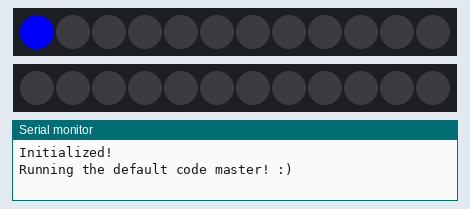
Recording of a sketch running on a simulated Arduino Uno, built with avr-gcc and run on an emulated ATmega328P. On the bench: 2 × 12 RGB LEDs in strip order, left to right, the last lines printed to the serial monitor. Dim RGB values are drawn brighter than linear.

Above: at 0.11 s.
At 5.52 s:
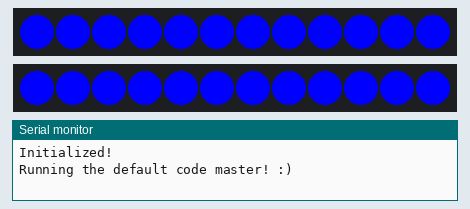
At 10.92 s:
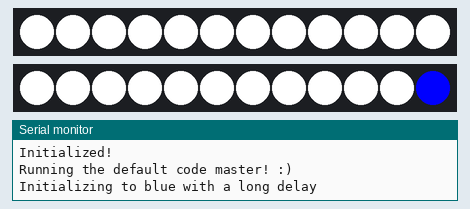
At 17.2 s:
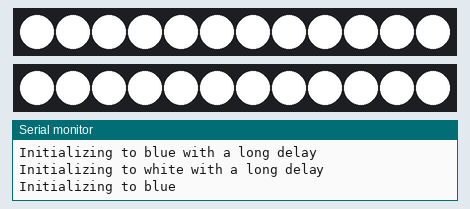
At 24.0 s:
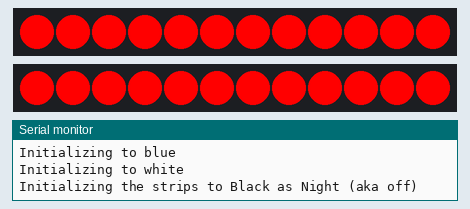
At 39.83 s:
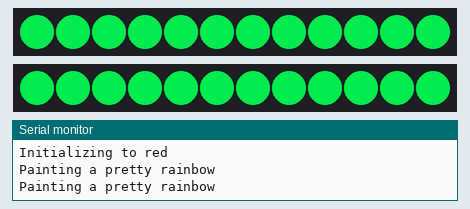

Measured:
- what the display in image 3 shows lasts 1.1 s, from 17.1 s to 18.2 s

The sketch:

gloveWorldPart2.ino
```cpp
/*
   Possible new ideas to test on strips

   Breathing/Blood(lines):
   Strips light up from the center of back and spread out through the strips in a U shape
   Derivatives: Rainbow blood, Blue blood, Alliance specific blood

 * COMMMANDS FOR SERIAL
 * ALL VALUES ARE CHAR
 *
 * B-COLORS ALL STRIPS BLUE
 * I-INITIALIZES ALL STRIPS TO BLUE WITH A FADE
 * J-INITIALIZES ALL STRIPS TO BLUE WITH A LONGER FADE
 * K-INITIALIZES ALL STRIPS TO WHITE WITH A FADE
 * L-INITIALIZES ALL STRIPS TO WHITE WITH A LONGER FADE
 * M-COLORS ALL STRIPS RED
 * N-TURNS ALL STRIPS OFF
 * Q-FADES ALL STRIPS TO BE OFF
 * R-A PRETTY, INTERRUPTABLE RAINBOW!
 * W-COLORS ALL STRIPS WHITE
 * Z-RUNS NON-INTERRUPTABLE DEFAULT-DESIGN METHOD
 */
#include <Adafruit_NeoPixel.h>

//pinouts for lanes
#define LANE_ONE     3
#define LANE_TWO     9

#define PIXEL_COUNT        15 //for temp obj

#define PIXEL_COUNT_ONE    12
#define PIXEL_COUNT_TWO    12

Adafruit_NeoPixel Lane1 = Adafruit_NeoPixel(PIXEL_COUNT_ONE, LANE_ONE, NEO_GRB + NEO_KHZ800);
Adafruit_NeoPixel Lane2 = Adafruit_NeoPixel(PIXEL_COUNT_TWO, LANE_TWO, NEO_GRB + NEO_KHZ800);

bool checkInit = true;
bool runDefault = true;
//This ^ will cause for the strips to reject any serial comms and run a premade script if it is set true.
byte val;

void setup() {
  Serial.begin(9600);
  Lane1.begin(); Lane2.begin();
  Lane1.show();  Lane2.show();
  Serial.println("Initialized!");
}

void loop() {
  if (runDefault) {
    Serial.println("Running the default code master! :)");
    defaultDesign();
  }
  else if (Serial.available() > 0) {
    interpret(Serial.read());
    Serial.println("Interpreting");
  }
}

void interpret(char x)
{
  switch (x)
  {
    case 'B':
      ColorAll(Lane1.Color(0, 0, 255));
      Serial.println("Painting the strips Phthalo Blue");
      break;
    case 'I':
      initToColorFade(Lane1.Color(0, 0, 255), 100);
      Serial.println("Initializing to blue");
      break;
    case 'J':
      initToColorFade(Lane1.Color(0, 0, 255), 1000);
      Serial.println("Initializing to blue with a long delay");
      break;
    case 'K':
      initToColorFade(Lane1.Color(255, 255, 255), 100);
      Serial.println("Initializing to white");
      break;
    case 'L':
      initToColorFade(Lane1.Color(255, 255, 255), 1000);
      Serial.println("Initializing to white with a long delay");
      break;
    case 'M':
      ColorAll(Lane1.Color(255, 0, 0));
      Serial.println("Painting the strips Crimson Red");
      break;
    case 'N':
      ColorAll(Lane1.Color(0, 0, 0));
      Serial.println("Painting the strips Black as Night (aka off)");
      break;
    case 'Q':
      initToColorFade(Lane1.Color(0, 0, 0), 100);
      Serial.println("Initializing the strips to Black as Night (aka off)");
      break;
    case 'R':
      Serial.println("Painting a pretty rainbow");
      for (int x = 0;  x < 255; x++)
      {
        ColorAllWithWait(Wheel(x), 25);
        if (Serial.available() > 0) {
          break;
        }
      }
      break;
    case 'W':
      ColorAll(Lane1.Color(255, 255, 255));
      Serial.println("Painting the strips Jersey White");
      break;
    case 'X':
      initToColorFade(Lane1.Color(255, 0, 0), 100);
      Serial.println("Initializing to red");
      break;
    case 'Z':
      defaultDesign();
      Serial.println("Running the default code master! :)");
      break;
  }
}

void defaultDesign() {
  interpret('J'); //long init blue
  delay(100);
  interpret('L'); //long init white
  delay(100);
  interpret('I'); //init blue
  delay(1000);
  interpret('K'); //init white
  delay(1000);
  interpret('Q'); //init to black
  delay(1000);
  interpret('X'); //init to red for rainbow
  delay(1000);
  interpret('R'); //rainbow
  interpret('R'); //rainbow
  delay(100);
  interpret('I'); //init blue
  delay(5000);
  interpret('Q'); //init to black
  delay(250);
}

// Initialises all strip lanes to pixel color using the fade methods
// Used when bot is turned on.
void initToColorFade(uint32_t c, uint8_t wait) { //C is color for all strips, wait is, well, wait time in ms for all strips.
  laneOneColorWipe(c, wait); laneTwoColorWipe(c, wait);
}

//Self-explanatory, does not use fade methods
void ColorAll(uint32_t c) { //C is color for all strips
  laneOneColor(c); laneTwoColor(c);
}

//Colors all strips with added wait to supply rainbow or rainbow-esque method
void ColorAllWithWait(uint32_t c, uint8_t t) { //C is color for all strips, t is time
  laneOneColor(c); laneTwoColor(c);
  delay(t);
}

//Lane One Color Uniform
void laneOneColor(uint32_t c) { //C is color
  for (uint16_t i = 0; i < Lane1.numPixels(); i++) {
    Lane1.setPixelColor(i, c);
    Lane1.show();
  }
}

//Lane Two Color Uniform
void laneTwoColor(uint32_t c) { //C is color
  for (uint16_t i = 0; i < Lane2.numPixels(); i++) {
    Lane2.setPixelColor(i, c);
    Lane2.show();
  }
}

//Lane One Fade Color
void laneOneColorWipe(uint32_t c, uint8_t wait) { //C is color, wait is, well, wait time in ms.
  for (uint16_t i = 0; i < Lane1.numPixels(); i++) {
    Lane1.setPixelColor(i, c);
    Lane1.show();
    delay(wait);
  }
}

//Lane Two Fade Color
void laneTwoColorWipe(uint32_t c, uint8_t wait) { //C is color, wait is, well, wait time in ms.
  for (uint16_t i = 0; i < Lane2.numPixels(); i++) {
    Lane2.setPixelColor(i, c);
    Lane2.show();
    delay(wait);
  }
}

// Input a value 0 to 255 to get a color value.
// The colours are a transition in the sequence: red - green - blue - back to red.
// Requires a pixel number
uint32_t Wheel(byte WheelPos) {
  int LANE_TEMP = 2;

  //temp pixel object to return color from
  Adafruit_NeoPixel LaneTemp = Adafruit_NeoPixel(PIXEL_COUNT, LANE_TEMP, NEO_GRB + NEO_KHZ800);

  WheelPos = 255 - WheelPos;
  if (WheelPos < 85) {
    return LaneTemp.Color(255 - WheelPos * 3, 0, WheelPos * 3);
  }
  if (WheelPos < 170) {
    WheelPos -= 85;
    return LaneTemp.Color(0, WheelPos * 3, 255 - WheelPos * 3);
  }
  WheelPos -= 170;
  return LaneTemp.Color(WheelPos * 3, 255 - WheelPos * 3, 0);
}
```
